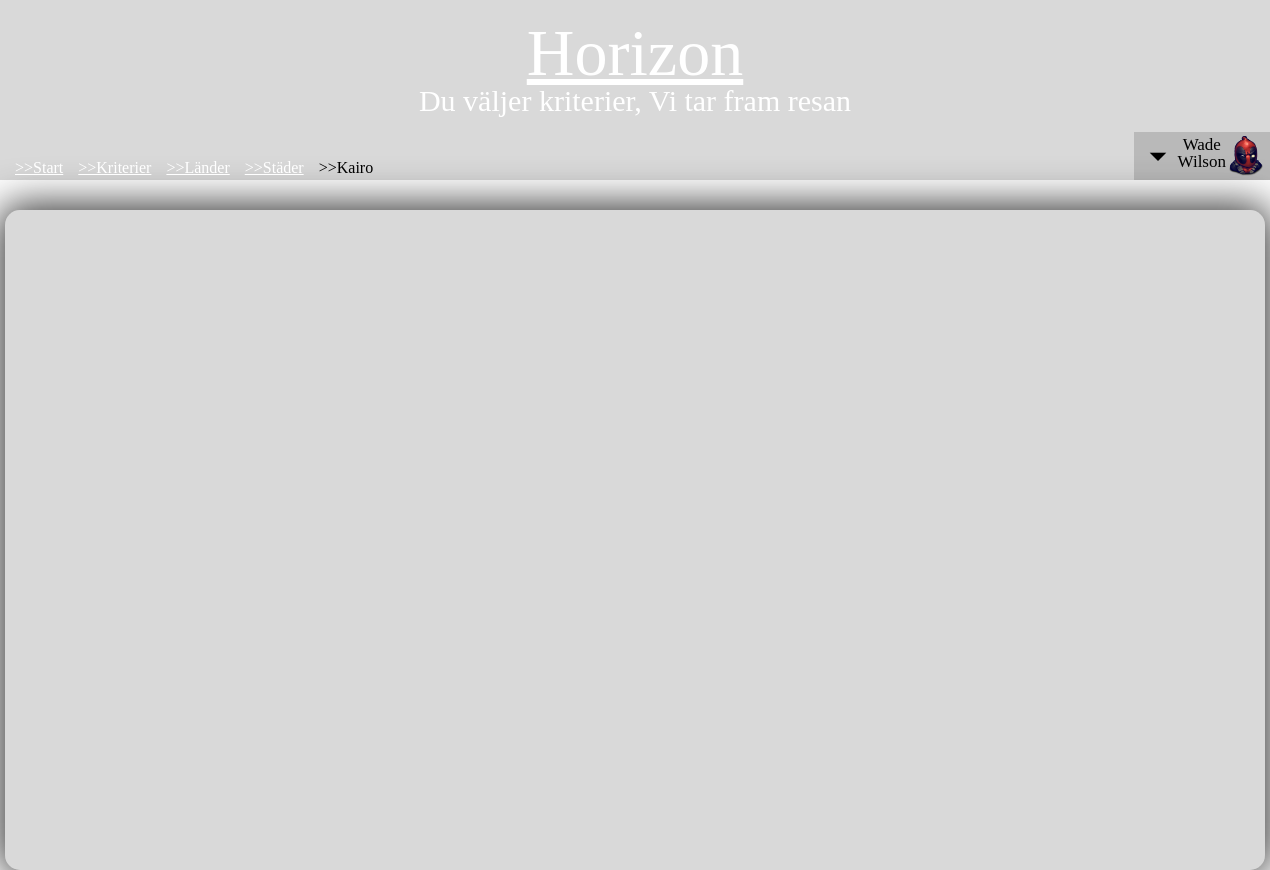
/show_city.php?stad=Kairo, run on an earlier commit of the app's database.
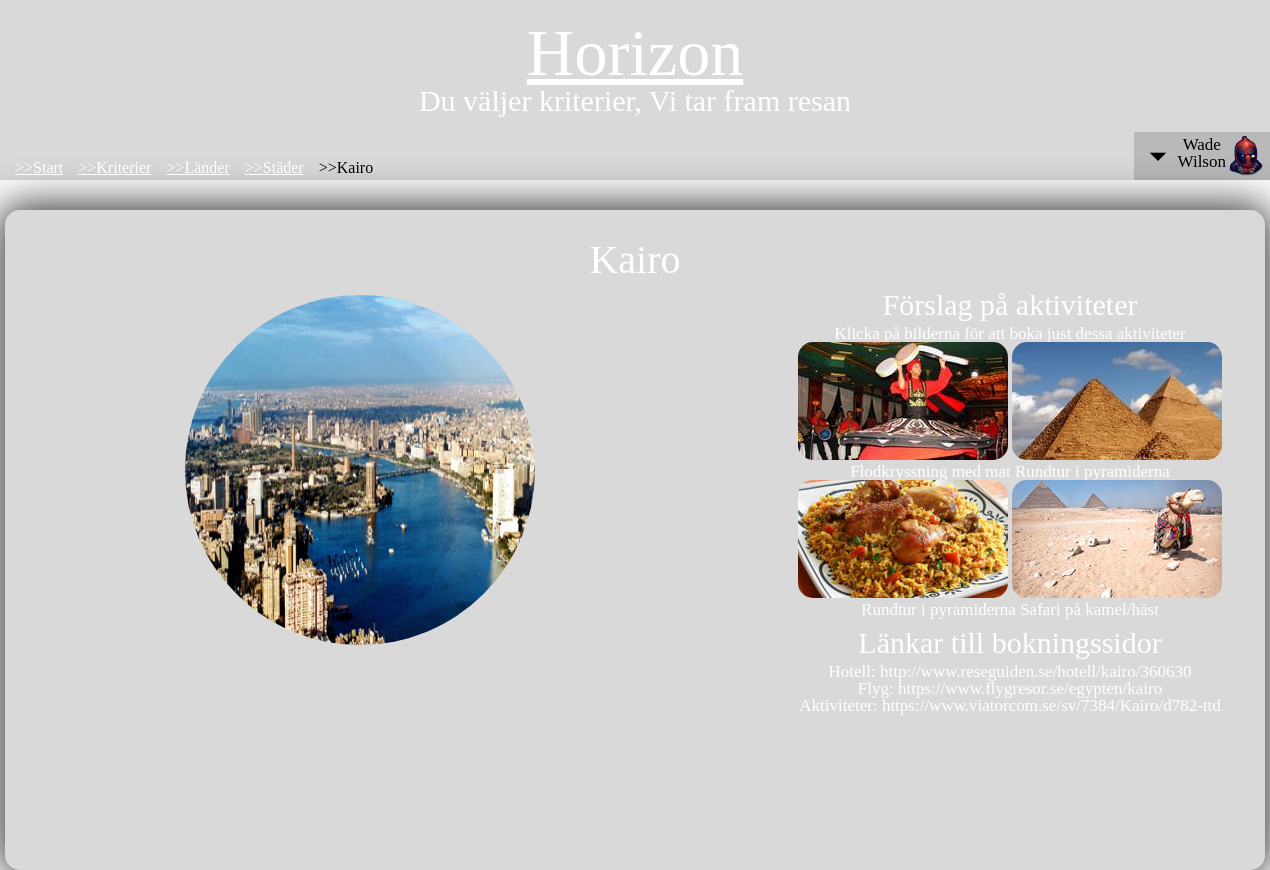
And on a later commit of the database.
### tables this page shows
CREATE TABLE `countries` (
  `id` int(4) NOT NULL,
  `stad` varchar(255) NOT NULL,
  `land` varchar(255) NOT NULL,
  `vandring` tinyint(1) NOT NULL,
  `kanot` tinyint(1) NOT NULL,
  `backpacking` tinyint(1) NOT NULL,
  `safari` tinyint(1) NOT NULL,
  `skidor` tinyint(1) NOT NULL,
  `surfing` tinyint(1) NOT NULL,
  `dykning` tinyint(1) NOT NULL,
  `bergsklattring` tinyint(1) NOT NULL,
  `spa` tinyint(1) NOT NULL,
  `naturupplevelser` tinyint(1) NOT NULL,
  `solsemester` tinyint(1) NOT NULL,
  `yoga` tinyint(1) NOT NULL,
  `meditation` tinyint(1) NOT NULL,
  `hotell` tinyint(1) NOT NULL,
  `motell` tinyint(1) NOT NULL,
  `vandrarhem` tinyint(1) NOT NULL,
  `camping` tinyint(1) NOT NULL,
  `bedAndBreakfast` tinyint(1) NOT NULL,
  `kostnadTransport` float NOT NULL,
  `kostnadBoende` float NOT NULL,
  `levnadsKostnad` float NOT NULL,
  `distans` int(5) NOT NULL,
  `solTemp` tinyint(1) NOT NULL,
  `svalTemp` tinyint(1) NOT NULL,
  `kalltTemp` tinyint(1) NOT NULL,
  `bergigt` tinyint(1) NOT NULL,
  `plant` tinyint(1) NOT NULL,
  `oken` tinyint(1) NOT NULL,
  `skog` tinyint(1) NOT NULL,
  `narhetTillVatten` tinyint(1) NOT NULL,
  `sightseeing` tinyint(1) NOT NULL,
  `storstad` tinyint(1) NOT NULL,
  `historia` tinyint(1) NOT NULL,
  `religion` tinyint(1) NOT NULL,
  `utbildningssyfte` tinyint(1) NOT NULL,
  `matresa` tinyint(1) NOT NULL,
  `kontinent` varchar(240) NOT NULL,
  `flygplan` tinyint(1) NOT NULL,
  `tag` tinyint(1) NOT NULL,
  `buss` tinyint(1) NOT NULL,
  `annat` tinyint(1) NOT NULL,
  `img1` varchar(250) NOT NULL,
  `img2` varchar(250) NOT NULL,
  `img3` varchar(250) NOT NULL,
  `img4` varchar(250) NOT NULL,
  `img5` varchar(250) NOT NULL,
  `countryInfo` longtext NOT NULL,
  `cityInfo` longtext NOT NULL,
  `background` varchar(250) NOT NULL,
  `imgLink1` longtext NOT NULL,
  `imgLink2` longtext NOT NULL,
  `imgLink3` longtext NOT NULL,
  `imgLink4` longtext NOT NULL,
  `imgText1` varchar(250) NOT NULL,
  `imgText2` varchar(250) NOT NULL,
  `imgText3` varchar(250) NOT NULL,
  `imgText4` varchar(250) NOT NULL,
  `hotellText` varchar(250) NOT NULL,
  `flygText` varchar(250) NOT NULL,
  `aktivitetText` varchar(250) NOT NULL
);

### show_city.php (the view, shortened to what this page needs)
<?php
$dbhost = "localhost";
$dbuser = "root";
$dbpass = "hejhej123";
$dbname = "newhorizons";
$conn = mysqli_connect($dbhost, $dbuser, $dbpass, $dbname);
$conn->set_charset("utf8");
$query = "";
?>
<!DOCTYPE html>
<html>
    <head>
	   <link type="text/css" rel="stylesheet" href="style.css">
    </head>
    <body id="kairo_body">
		<header>
			<h1><a href="index.html">Horizon</a></h1>
            <h2 class="under_rubrik_text">Du väljer kriterier, Vi tar fram resan</h2>
            <div class="container">
                <ol class="breadcrumb">
                    <li><a href="index.html">&gt;&gt;Start</a></li>
                    <li><a href="kriterier.html">&gt;&gt;Kriterier</a></li>
                    <li><a href="show_country.html">&gt;&gt;Länder</a></li>
                    <li><a href="show_travel">&gt;&gt;Städer</a></li>
                    <li>&gt;&gt;Kairo</li>
                </ol>
            </div>
            <div class="dropdown">
            <div class="dropbtn">
                <img src="img/arrow_dropdown.png" class="arrow_for_dropdown">
                <div class="dropdown_name">
                    <p>Wade</p>
                    <p>Wilson</p>
                </div>
                <img src="img/deadpool_avatar.png" class="avatar_img">
            </div>
        </div>
		</header>
		<section class="show_city">
			<?php
			if(isset($_GET['stad'])) {
				$query = "SELECT * FROM countries WHERE stad = '" . $_GET['stad'] . "'";
			}
			$result = mysqli_query($conn, $query);
			if($result) {
			while($row = mysqli_fetch_assoc($result)) {
				echo '<h2 id="city_name">' . $row['stad'] . '</h2>
					<div class="description_box">
						<img src="img/' . $row['img1'] . '" class="img_cities" alt="img">
						<p id="city_description">' . $row['cityInfo'] . '
						</p>
					</div>';
				echo '<div class="booking_box">
				<h2 class="form_headings">Förslag på aktiviteter</h2>
				<p class="white_text">
					Klicka på bilderna för att boka just dessa aktiviteter
				</p>
				<a href="' . $row['imgLink1'] . '"><img src="img/' . $row['img2'] . '" class="activity_img" class="activity_left"></a>
				<a href="' . $row['imgLink2'] .  '"><img src="img/' . $row['img3'] . '" class="activity_img" class="activity_right"></a>
				<p class="activity_text" class="activity_left">
					' . $row['imgText1'] . '
				</p>
				<p class="activity_text" class="activity_right">
					' . $row['imgText2'] . '
				</p>
				<a href="'. $row['imgLink3'] .  '"><img src="img/' . $row['img4'] . '" class="activity_img" class="activity_left"></a>
				<a href="' . $row['imgLink4'] .  '"><img src="img/' . $row['img5'] .  '" class="activity_img" class="activity_right"></a>
				<p class="activity_text" class="activity_left">
					' . $row['imgText3'] . '
				</p>
				<p class="activity_text" class="activity_right">
					' . $row['imgText4'] . '
				</p>
				<h2 class="form_headings">Länkar till bokningssidor</h2>
				<p class="white_text">
					Hotell: ' . $row['hotellText'] . '
				</p>
				<p class="white_text">
					Flyg: ' . $row['flygText'] . '
				</p>
				<p class="white_text">
					Aktiviteter: '  . $row['aktivitetText'] . '
				</p>
			</div>';
                break;
			}
			}
			?>
		</section>
	</body>
</html>

### style.css (style rules this page uses)
html, body, div, span, applet, object, iframe, h1, h2, h3, h4, h5, h6, p, blockquote, pre, a, abbr, acronym, address, big, cite, code, del, dfn, em, img, ins, kbd, q, s, samp, small, strike, strong, sub, sup, tt, var, b, u, i, center, dl, dt, dd, ol, ul, li, fieldset, form, label, legend, table, caption, tbody, tfoot, thead, tr, th, td, article, aside, canvas, details, embed, figure, figcaption, footer, header, hgroup, menu, nav, output, ruby, section, summary, time, mark, audio, video { margin: 0; padding: 0; border: 0; font-size: 100%; font: inherit; vertical-align: baseline; }
article, aside, details, figcaption, figure, footer, header, hgroup, menu, nav, section { display: block; }
body { line-height: 1; }
ol, ul { list-style: none; }
body { margin: auto; background-image: url(img/Oceanview.jpg); background-repeat: no-repeat; background-size: cover; }
header { text-align: center; height: 180px; width: 100%; background: rgba(0, 0, 0, 0.15); }
header a { color: white; }
h1 { text-align: center; margin: 0; padding-top: 20px; color: white; font-size: 66px; font-family: "Cinzel"; text-decoration: underline; }
h2 { color: white; font-size: 30px; font-family: "Cinzel"; }
p { color: black; font-size: 17px; }
section { text-align: center; }
.form_headings { margin-top: 10px; margin-bottom: 5px; }
#kairo_body { background-image: url(img/background.jpg); background-size: cover; }
.show_city { background: rgba(0,0,0,0.15); padding: 30px; border-radius: 15px; box-shadow: 0px 0px 40px 5px rgba(50,50,50,1); width: 1200px; margin-top: 30px; margin-left: auto; margin-right: auto; height: 600px; color: white; }
#city_name { font-size: 40px; }
.img_cities { width: 350px; height: 350px; border-radius: 50%; margin-bottom: 10px; margin-top: 15px; }
.description_box { width: 650px; float: left; color: white; }
.booking_box { width: 450px; float: right; height: 400px; border-radius: 15px; }
.activity_img { border-radius: 15px; height: 118px; width: 210px; }
.activity_text { display: inline; color: white; }
.white_text { color: white; }
.dropbtn { background: rgba(0, 0, 0, 0.15); color: white; height: 40px; width: auto; cursor: pointer; font-size: 20px; padding: 4px; }
.avatar_img { background-image: url(img/deadpool_avatar.png); background-size: cover; height: 40px; width: 40px; float: right; }
.dropdown_name { float: left; }
.dropdown { position: relative; display: inline-block; float: right; margin-top: 16px; height: 40px; }
.arrow_for_dropdown { width: 40px; height: 40px; float: left; }
.container { position: relative; display: inline-block; float: left; margin-top: 44px; }
.breadcrumb li { margin-left: 15px; float: left; }

What changed in the data, as far as the page shows it:
added countries: stad "Kairo", img1 (picture), img2 (picture), img3 (picture), imgText2 "Rundtur i pyramiderna", img4 (picture), img5 (picture), imgText3 "Rundtur i pyramiderna", imgText4 "Safari på kamel/häst", hotellText "http://www.reseguiden.se/hotell/kairo/360630", flygText "https://www.flygresor.se/egypten/kairo", aktivitetText "https://www.viatorcom.se/sv/7384/Kairo/d782-ttd"
